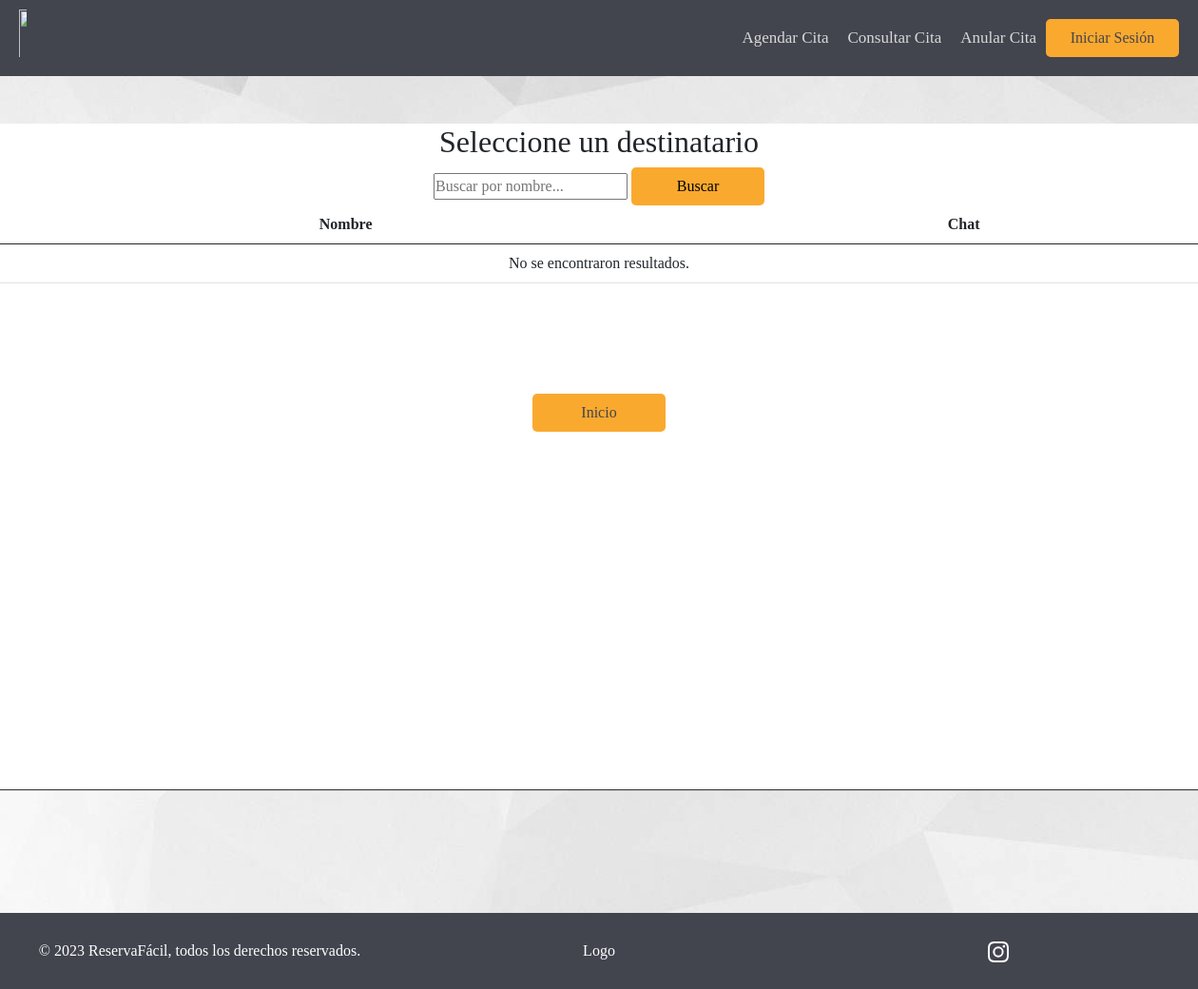
Before: /select_Destinatario/ with the older database file.
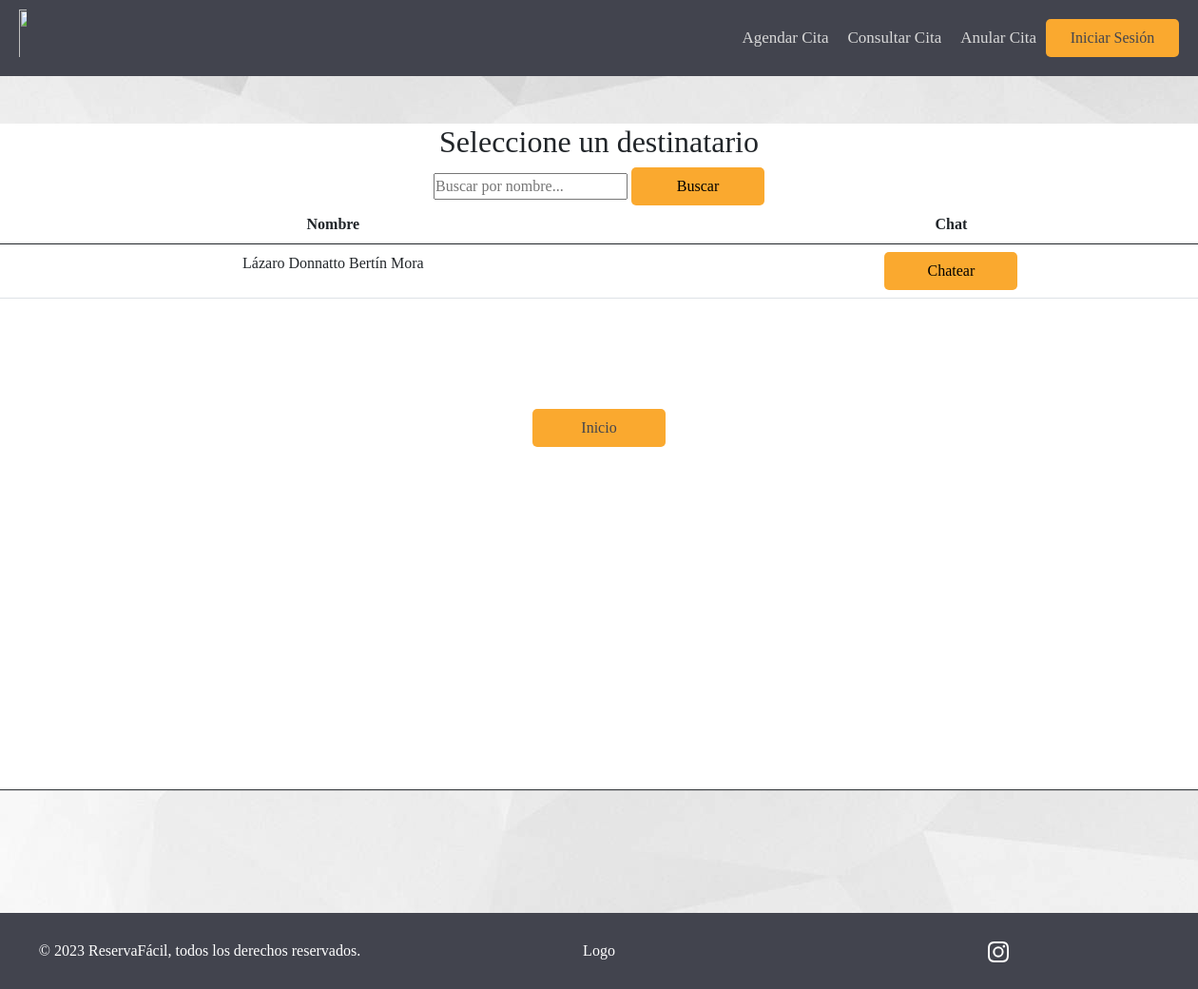
After: the same page with the newer database file.
### AppReservaFacil/models.py (models this page shows)
class Especialista(models.Model):
    ID_Especialista = models.IntegerField(primary_key=True, unique=True)
    Nombre_completo_E = models.CharField(max_length=256)
    Rut = models.CharField(max_length=9, null=True)
    Sexo = models.CharField(choices = ([('Femenino','Femenino'), ('Masculino','Masculino')]),max_length=9, null=True)
    Fecha_de_nacimiento_E = models.DateField(null=True)
    Direccion_E = models.CharField(max_length=256, null=True)
    Telefono_E = models.CharField(max_length=9, null=True)
    ini_con_especialista = models.DateField(null=True)
    fin_con_especialista = models.DateField(null=True)
    Foto_E = models.ImageField(upload_to='Paciente',null=True)
    Especialidad_P = models.ForeignKey(Especialidad,null=True, on_delete=models.RESTRICT,related_name="Especialidad_P")
    Especialidad_S = models.ForeignKey(Especialidad,null=True, on_delete=models.RESTRICT,related_name="Especialidad_S")
    Dia_Esp_P = MultiSelectField(choices=DIAS_CHOICES)
    Dia_Esp_S = MultiSelectField(choices=DIAS_CHOICES)
    Minutes_Esp_P_Lun = models.IntegerField(null = True, choices=MINUTOS_CHOICES)
    Minutes_Esp_P_Mar = models.IntegerField(null = True, choices=MINUTOS_CHOICES)
    Minutes_Esp_P_Mie = models.IntegerField(null = True, choices=MINUTOS_CHOICES)
    Minutes_Esp_P_Jue = models.IntegerField(null = True, choices=MINUTOS_CHOICES)
    Minutes_Esp_P_Vie = models.IntegerField(null = True, choices=MINUTOS_CHOICES)
    Minutes_Esp_P_Sab = models.IntegerField(null = True, choices=MINUTOS_CHOICES)
    Minutes_Esp_P_Dom = models.IntegerField(null = True, choices=MINUTOS_CHOICES)
    Minutes_Esp_S_Lun = models.IntegerField(null = True, choices=MINUTOS_CHOICES)
    Minutes_Esp_S_Mar = models.IntegerField(null = True, choices=MINUTOS_CHOICES)
    Minutes_Esp_S_Mie = models.IntegerField(null = True, choices=MINUTOS_CHOICES)
    Minutes_Esp_S_Jue = models.IntegerField(null = True, choices=MINUTOS_CHOICES)
    Minutes_Esp_S_Vie = models.IntegerField(null = True, choices=MINUTOS_CHOICES)
    Minutes_Esp_S_Sab = models.IntegerField(null = True, choices=MINUTOS_CHOICES)
    Minutes_Esp_S_Dom = models.IntegerField(null = True, choices=MINUTOS_CHOICES)
    Usuario_E = models.ForeignKey(User, null=True, on_delete=models.CASCADE)
    def __str__(self):
        ID_Especialista = str(self.ID_Especialista)
        return f'{self.Nombre_completo_E} {ID_Especialista}'

### AppReservaFacil/views.py (the view, shortened to what this page needs)
# urls.py: path('select_Destinatario/', views.select_destinatario, name='select_Destinatario'),
def select_destinatario(request):
    global destinatario
    todos_Especialistas = Especialista.objects.all()
    contexto = {
        'especialistas_filtrados': todos_Especialistas,
    }
    print(f'Valor de contexto: {contexto}')
    return render(request, "General/select_Destinatario.html", contexto)

### AppReservaFacil/templatetags/auth_extras.py (called while the page is built)
@register.filter(name='has_group')
def has_group(user, group_name):
    group = Group.objects.get(name=group_name)
    return True if group in user.groups.all() else False

### AppReservaFacil/templates/General/select_Destinatario.html (shortened to what this page needs)
{% extends "../Clientes/index.html" %}
{% block footer %}
    <div class="div-grande">
        <h2 id="titulo-inicio-sesion">Seleccione un destinatario</h2>
        <form method="POST" action="{% url 'select_Destinatario' %}">
            <input type="text" name="filtro" placeholder="Buscar por nombre...">
            <button type="submit" class="btn-naranja-mediano">Buscar</button>
        </form>
        <table class="table table-hover">
          <thead>
            <tr>
              <th scope="col">Nombre</th>
              <th scope="col">Chat</th>
            </tr>
          </thead>
          <tbody>
            {% for especialista in especialistas_filtrados %}
            <tr>
                <form method="POST">
                    <td>{{ especialista.Nombre_completo_E }}</td>
                    <td><button class="btn-naranja-mediano" value="{{especialista.Nombre_completo_E}}" type="submit"name="chat_btn">Chatear</button></td>
                </form>
            </tr>
            {% empty %}
            <tr>
              <td colspan="2">No se encontraron resultados.</td>
            </tr>
            {% endfor %}
          </tbody>
        </table>
        <button id="btn-home-cerrar-sesion" type="button" class="btn-naranja-mediano" style="align-self: auto;"><a href="/">Inicio</a></button>
    </div>
{% endblock %}

Changed rows visible on the page:
added Especialista: Nombre_completo_E "Lázaro Donnatto Bertín Mora"
Other visible differences:
text no longer shown: "No se encontraron resultados."
